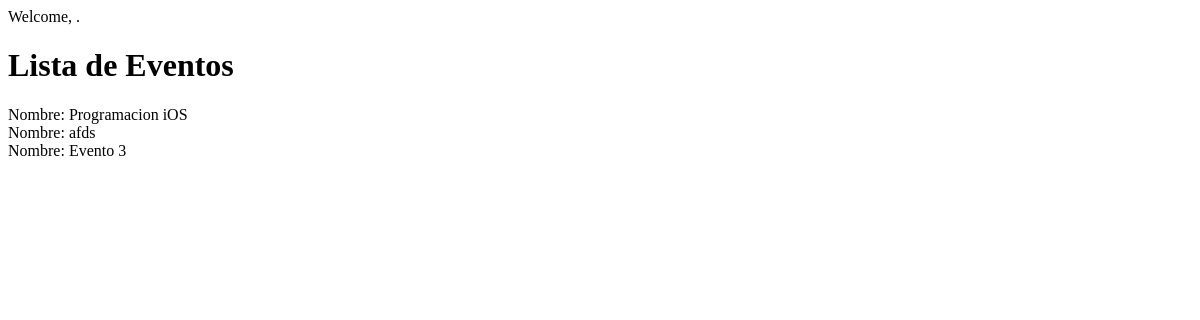
Before: /main/ with the older database file.
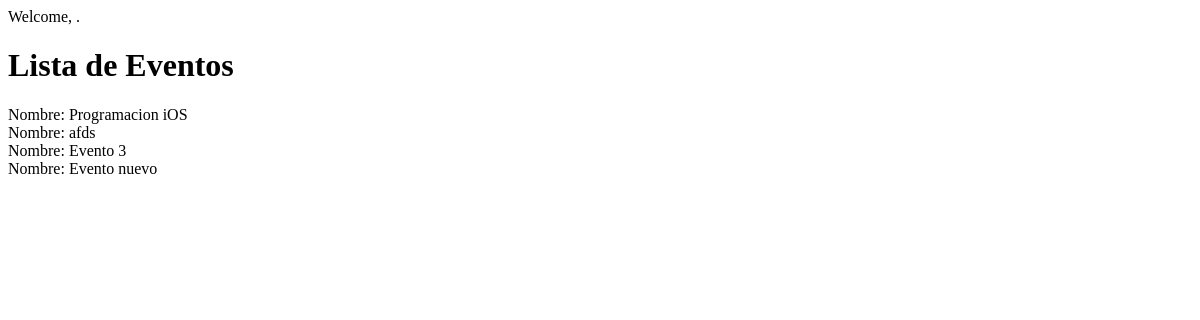
After: the same page with the newer database file.
### eventos/models.py (models this page shows, shortened)
class Evento(models.Model):
    id = models.AutoField(primary_key=True)  # AutoField?
    nombre = models.CharField(max_length=50)
    fecha = models.DateTimeField(blank=True, null=True)
    lugar = models.CharField(max_length=256)
    descripcion = models.CharField(max_length=256)
    precio = models.IntegerField()
    capacidad = models.IntegerField()
    entradas_vendidas = models.IntegerField()
    num_consultas = models.IntegerField()
    estado = models.CharField(max_length=20)
    class Meta:
        managed = False
        db_table = 'eventos_evento'

### eventos/views.py (the view)
# urls.py: url(r'^main/$', views.main, name="main")
def main(request):
    eventos = Evento.objects.all()
    return render(request, 'main.html', {'eventos':eventos})

### static/templates/main.html
<p>Welcome, {{ user.username }}.</p>
<h1>Lista de Eventos</h1>
{% for evento in eventos %}
	Nombre: {{ evento.nombre }} <br>
{% endfor %}

Changed rows visible on the page:
added Evento: nombre "Evento nuevo"
